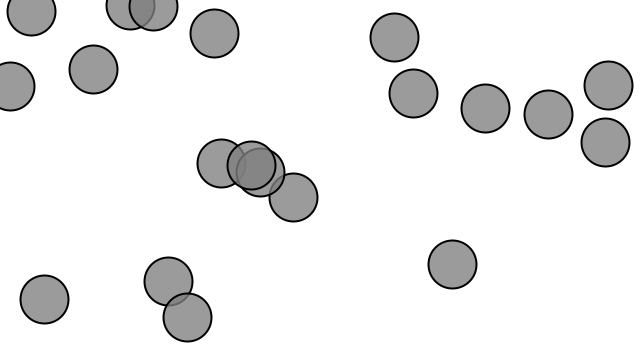
Frame 1 (no input)
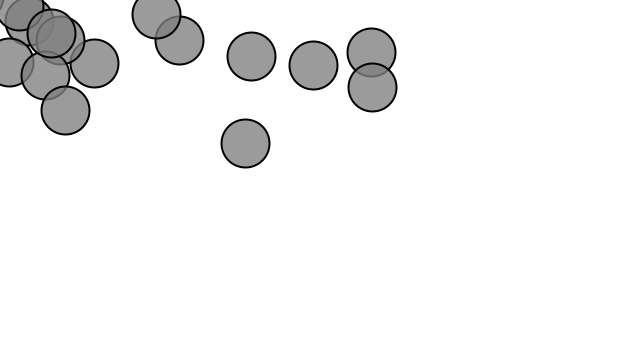
Frame 60 (the mouse pressed at the canvas centre just before this capture)
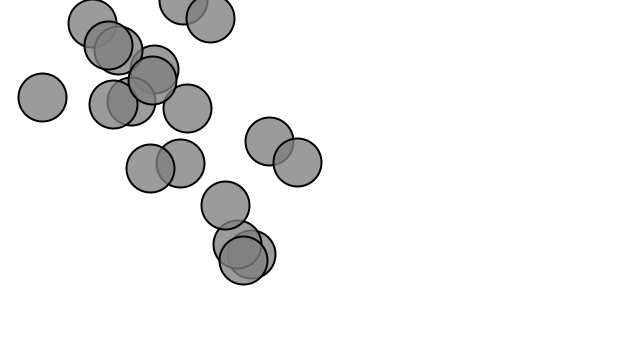
Frame 120 (the mouse held since frame 60 and released just before this capture)

The Processing sketch that drew these frames (run headless with seeded random() and noise(); from frame 60 on, the mouse is pressed at the canvas centre):

// Processing sketch: NOC_1_11_motion101_acceleration_array
// ── NOC_1_11_motion101_acceleration_array.pde
// The Nature of Code
// Daniel Shiffman
// http://natureofcode.com

// Demonstration of the basics of motion with vector.
// A "Mover" object stores position, velocity, and acceleration as vectors
// The motion is controlled by affecting the acceleration (in this case towards the mouse)

Mover[] movers = new Mover[20];

void setup() {
  size(640,360);
  for (int i = 0; i < movers.length; i++) {
    movers[i] = new Mover(); 
  }
}

void draw() {
  
  background(255);

  for (int i = 0; i < movers.length; i++) {
    movers[i].update();
    movers[i].display(); 
  }
}

// ── Mover.pde
// The Nature of Code
// Daniel Shiffman
// http://natureofcode.com

class Mover {

  // The Mover tracks position, velocity, and acceleration 
  PVector position;
  PVector velocity;
  PVector acceleration;
  // The Mover's maximum speed
  float topspeed;

  Mover() {
    // Start in the center
    position = new PVector(random(width),random(height));
    velocity = new PVector(0,0);
    topspeed = 5;
  }

  void update() {
    
    // Compute a vector that points from position to mouse
    PVector mouse = new PVector(mouseX,mouseY);
    acceleration = PVector.sub(mouse,position);
    // Set magnitude of acceleration
    //acceleration.setMag(0.2);
    acceleration.normalize();
    acceleration.mult(0.2);
    
    // Velocity changes according to acceleration
    velocity.add(acceleration);
    // Limit the velocity by topspeed
    velocity.limit(topspeed);
    // position changes by velocity
    position.add(velocity);
  }

  void display() {
    stroke(0);
    strokeWeight(2);
    fill(127,200);
    ellipse(position.x,position.y,48,48);
  }

}
